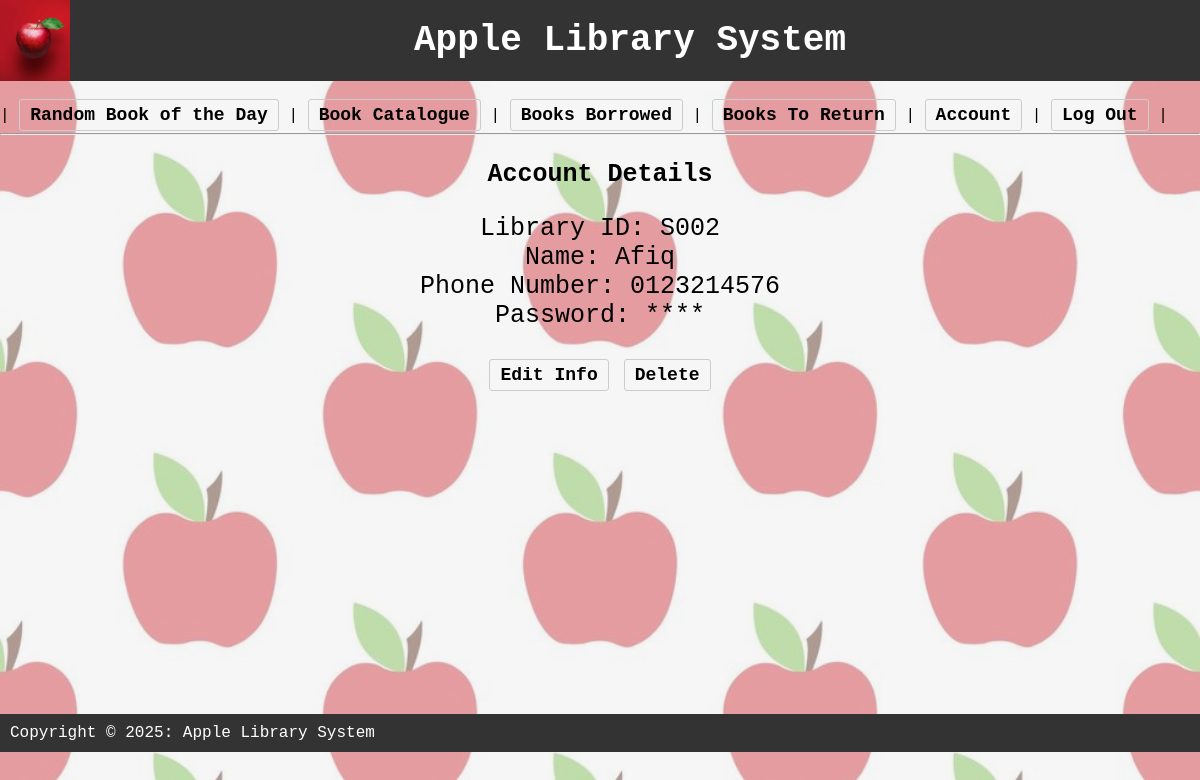
Screenshot of /accountDetails.php (signed in) with the database file from the repository.
### tables this page shows
CREATE TABLE `librarian` (
  `librarian_id` varchar(10) NOT NULL,
  `librarian_type` varchar(10) DEFAULT NULL,
  `librarian_name` varchar(50) DEFAULT NULL,
  `librarian_phone_number` varchar(12) DEFAULT NULL,
  `password` varchar(20) DEFAULT NULL
);

### accountDetails.php (the view, shortened to what this page needs)
<?php
include('sessionCheck.php');
include('header.php');
if (isset($_SESSION['librarian_id'])){
    $details = "select * from librarian
    where librarian_id = '".$_SESSION['librarian_id']."'";
    $id = $_SESSION['librarian_id'];
}
elseif (isset($_SESSION['member_id'])){
    $details = "select * from members
    where member_id = '".$_SESSION['member_id']."'";
    $id = $_SESSION['member_id'];
}
$execute_query = mysqli_query($condb, $details);
$userDetails = mysqli_fetch_assoc($execute_query);
?>
<h3>Account Details</h3>
<p>Library ID: <?= $userDetails['librarian_id'] ?? $userDetails['member_id']?><br>
Name: <?= $userDetails['librarian_name'] ?? $userDetails['member_name']?><br>
Phone Number: <?= $userDetails['librarian_phone_number'] ?? $userDetails['member_phone_number']?><br>
Password: <?= str_repeat('*', strlen($userDetails['password'])) ?><br>
<br>
<a href = 'editInfo.php'>Edit Info</a>
<?php
if ($_SESSION['role']=='ADMIN' or $_SESSION['role']=='STAFF'){
    echo"<a href = 'deleteLibrarianProcess.php?id=$id'
onClick=\"return confirm('Are you sure you want to delete your account?')\">
        Delete</a>
</p>";
}
?>
<?php include('footer.php');?>
<head>
    <link rel="stylesheet"
href="astyle.css">
</head>

### astyle.css (style rules this page uses)
h3, p { text-align: center; margin-bottom: 20px; font-size: 25px; }
a { font-size: 18px; text-decoration: none; color: #000000; padding: 5px 10px; border: 1px solid #ccc; border-radius: 3px; font-weight: bold; }

### rows the page displays
librarian: librarian_id "S002", librarian_name "Afiq", librarian_phone_number "0123214576", password "****"
